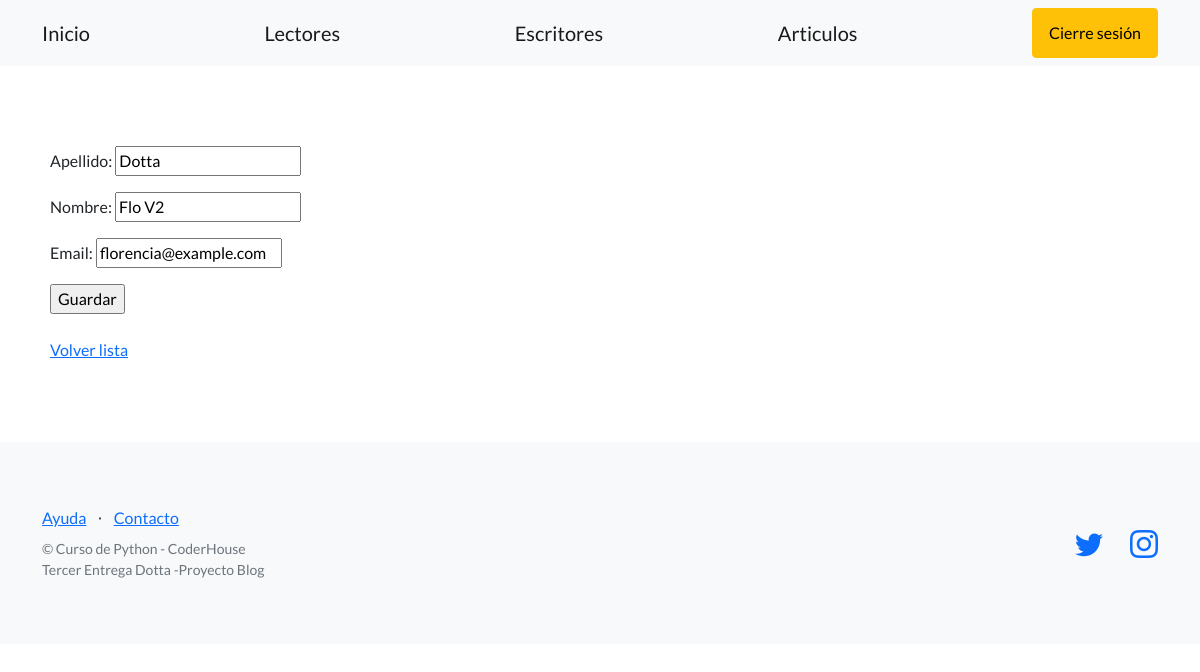
The app's page /usuarios/editar-lector/1/ (signed in) with its own data.
### control_usuarios/models.py (models this page shows, shortened)
class Lector(models.Model):
    apellido = models.CharField(max_length=256)
    nombre = models.CharField(max_length=256)
    email = models.EmailField(blank=True)
    fecha_nacimiento = models.DateField(null=True)

### control_usuarios/views.py (the view)
# urls.py: path("editar-lector/<int:pk>/",LectorUpdateView.as_view(),name="editar_lector"),
class LectorUpdateView(LoginRequiredMixin,UpdateView):
    model = Lector
    fields = ('apellido', 'nombre', 'email')
    success_url = reverse_lazy('lista_lectores')

### control_usuarios/templates/control_usuarios/lector_form.html (shortened to what this page needs)
{% extends "control_usuarios/base.html" %}
{% block contenido %}
<form method="post">
  {{ form.as_p }}
  <input type="submit" value="Guardar" />
</form>
<br>
<a href="{% url 'lista_lectores' %}">Volver lista</a>
{% endblock contenido %}

### records on screen
Lector: apellido "Dotta", nombre "Flo V2", email "florencia@example.com"
